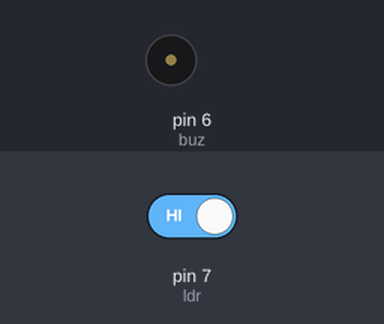
Recording of a sketch running on a simulated Arduino Uno, built with avr-gcc and run on an emulated ATmega328P. Parts: buzzer (waves = sounding, pin HIGH). The test bench sets the inputs (shaded band); at power-on: pin 7 (ldr) HIGH.

Above: at 1.2 s.
1.3 s: pin 7 (ldr) driven LOW
At 2.4 s:
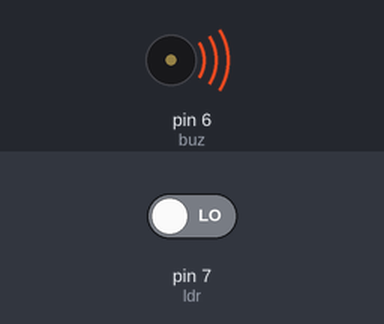
2.8 s: pin 7 (ldr) driven HIGH
At 3.6 s:
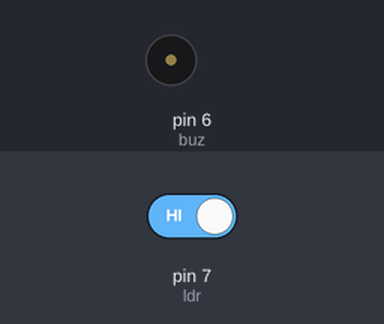
Timing chart, 0 to 5.8 s (numbered marks = the images above; inputs shaded):
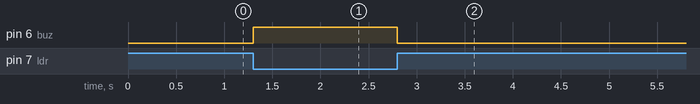

Measured:
- after the input at 1.3 s, pin 6 (buz): LOW → HIGH at once
- after the input at 2.8 s, pin 6 (buz): HIGH → LOW at once

The sketch:

LDR.ino
```cpp
int ldr = 7;
int buz = 6;

void setup() {
  pinMode(ldr,INPUT);
  pinMode(buz,OUTPUT);
}

void loop() {
  int data = digitalRead(ldr);
  Serial.println(data);
  if(data == 0)
    digitalWrite(buz, HIGH);
  else
    digitalWrite(buz, LOW);

}
```
